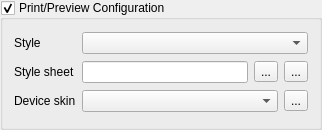
<ui version="4.0" >
 <class>PreviewConfigurationWidget</class>
 <widget class="QGroupBox" name="PreviewConfigurationWidget" >
  <property name="geometry" >
   <rect>
    <x>0</x>
    <y>0</y>
    <width>322</width>
    <height>130</height>
   </rect>
  </property>
  <property name="windowTitle" >
   <string>Form</string>
  </property>
  <property name="title" >
   <string>Print/Preview Configuration</string>
  </property>
  <property name="checkable" >
   <bool>true</bool>
  </property>
  <layout class="QGridLayout" >
   <item row="0" column="0" >
    <widget class="QLabel" name="m_styleLabel" >
     <property name="text" >
      <string>Style</string>
     </property>
    </widget>
   </item>
   <item row="0" column="1" >
    <widget class="QComboBox" name="m_styleCombo" />
   </item>
   <item row="1" column="0" >
    <widget class="QLabel" name="m_appStyleSheetLabel" >
     <property name="text" >
      <string>Style sheet</string>
     </property>
    </widget>
   </item>
   <item row="1" column="1" >
    <layout class="QHBoxLayout" >
     <item>
      <widget class="qdesigner_internal::TextPropertyEditor" name="m_appStyleSheetLineEdit" >
       <property name="minimumSize" >
        <size>
         <width>149</width>
         <height>0</height>
        </size>
       </property>
      </widget>
     </item>
     <item>
      <widget class="QToolButton" name="m_appStyleSheetChangeButton" >
       <property name="text" >
        <string>...</string>
       </property>
      </widget>
     </item>
     <item>
      <widget class="QToolButton" name="m_appStyleSheetClearButton" >
       <property name="text" >
        <string>...</string>
       </property>
      </widget>
     </item>
    </layout>
   </item>
   <item row="2" column="0" >
    <widget class="QLabel" name="m_skinLabel" >
     <property name="text" >
      <string>Device skin</string>
     </property>
    </widget>
   </item>
   <item row="2" column="1" >
    <layout class="QHBoxLayout" >
     <item>
      <widget class="QComboBox" name="m_skinCombo" />
     </item>
     <item>
      <widget class="QToolButton" name="m_skinRemoveButton" >
       <property name="text" >
        <string>...</string>
       </property>
      </widget>
     </item>
    </layout>
   </item>
  </layout>
 </widget>
 <customwidgets>
  <customwidget>
   <class>qdesigner_internal::TextPropertyEditor</class>
   <extends>QLineEdit</extends>
   <header location="global" >textpropertyeditor_p.h</header>
  </customwidget>
 </customwidgets>
 <resources/>
 <connections/>
</ui>
